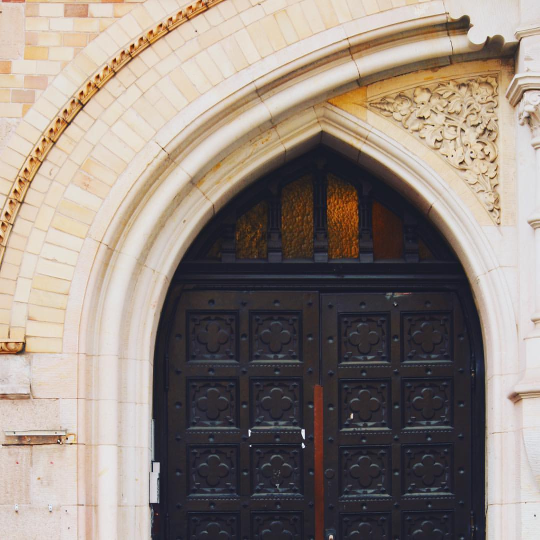
#> input picture Mxnet-Scala/FastNeuralStyle/datas/images/amber.jpg, 1080 x 1080 px (shown at 1/2 size)
$ python -i train_of_cyclegan.py   (imports and definitions only)
#> lines starting #> are read from the running program, lines starting #| are printed output that depends on the picture
import os
import numpy as np
import argparse
from datetime import datetime
import cv2
import random
import math

import oneflow as flow
import oneflow.typing as tp

import networks
import image_pool

def random_crop(image, crop_height, crop_width):

    max_x = image.shape[1] - crop_width
    max_y = image.shape[0] - crop_height

    x = np.random.randint(0, max_x)
    y = np.random.randint(0, max_y)

    crop = image[y: y + crop_height, x: x + crop_width]

    return crop

def load_image2ndarray(image_path,
                       resize_and_crop = True,
                       load_size = 286,
                       crop_size = 256):
#> called with resize_and_crop = True, load_size = 286, crop_size = 256
    im = cv2.imread(image_path)
#> im is the input picture: shape (1080, 1080, 3); mean B, G, R 127.1, 135.2, 146.7

    if resize_and_crop:
        im = cv2.resize(im, (load_size, load_size), interpolation = cv2.INTER_CUBIC)
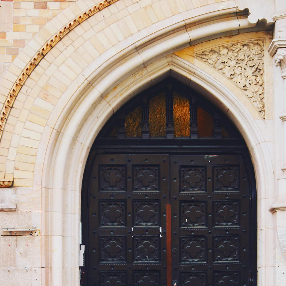
#> im: shape (286, 286, 3); mean B, G, R 127.2, 135.3, 146.8
        im = random_crop(im, crop_size, crop_size)
#> in random_crop, `crop = image[y: y + crop_height, x: x + crop_width]`:
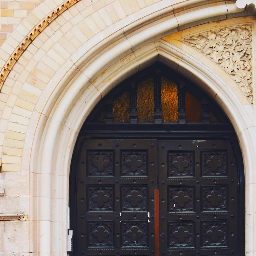
#> crop: shape (256, 256, 3); mean B, G, R 117.1, 125.2, 136.7
    else:
        im = cv2.resize(im, (crop_size, crop_size), interpolation = cv2.INTER_CUBIC)

    im = cv2.cvtColor(im, cv2.COLOR_BGR2RGB)
#> im: shape (256, 256, 3)
    im = np.transpose(im, (2, 0, 1))
    im = ((im.astype(np.float32) / 255.0) - 0.5) / 0.5
    im = np.expand_dims(im, axis=0)
    return np.ascontiguousarray(im, 'float32')

# [177 lines left out: functions ndarray2image, get_train_config, main, get_parser, not called in this run]

# [4 lines not run here, left out]

>>> result = load_image2ndarray('../../Mxnet-Scala/FastNeuralStyle/datas/images/amber.jpg')

$ run again, on Mxnet-Scala/FastNeuralStyle/datas/images/chicago.jpg
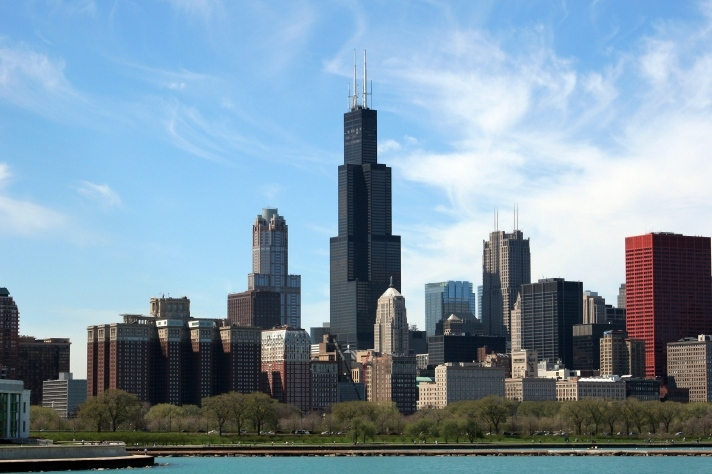
#> input picture Mxnet-Scala/FastNeuralStyle/datas/images/chicago.jpg, 712 x 474 px
#> in load_image2ndarray, im is the input picture: shape (474, 712, 3); mean B, G, R 168, 150.7, 127
#> in load_image2ndarray, `im = cv2.resize(im, (load_size, load_size), interpolation = cv2.INTER_..`:
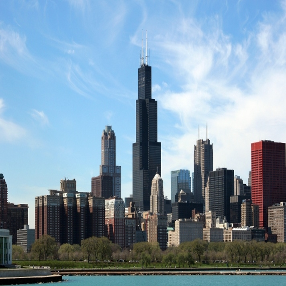
#> im: shape (286, 286, 3); mean B, G, R 168.1, 150.8, 127.1
#> in random_crop, `crop = image[y: y + crop_height, x: x + crop_width]`:
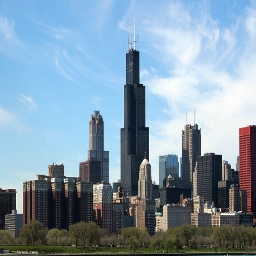
#> crop: shape (256, 256, 3); mean B, G, R 168.5, 151.9, 129.5
